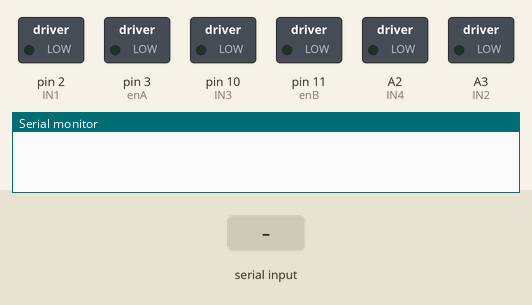
This sketch was run on a simulated Arduino Uno, built with avr-gcc and run on an emulated ATmega328P. Parts: switched loads named in the sketch (green lamp = pin HIGH), the last lines printed to the serial monitor. Inputs (shaded band) come from the test bench.

Above: at 1.2 s.
1.3 s: "F" received over Serial
At 1.8 s:
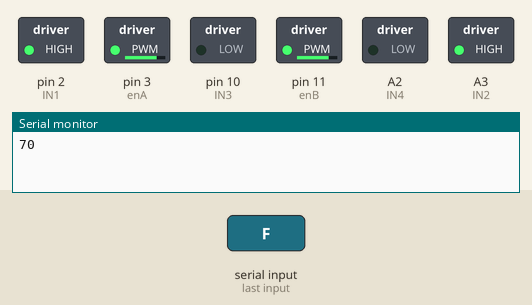
2.8 s: "B" received over Serial
At 4.0 s:
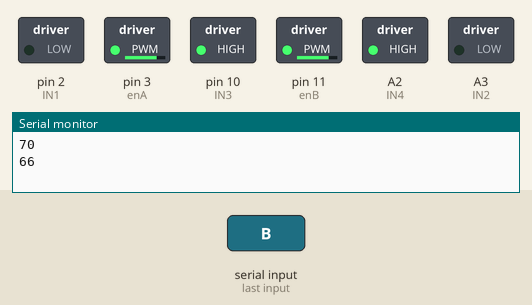
4.3 s: "L" received over Serial
At 5.2 s:
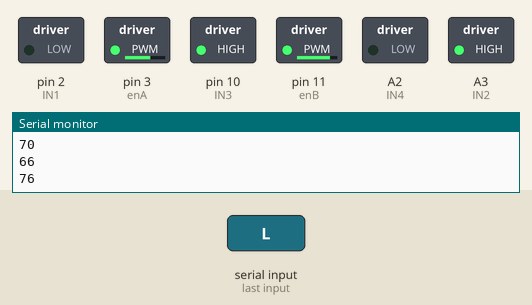
5.8 s: "R" received over Serial
At 6.4 s:
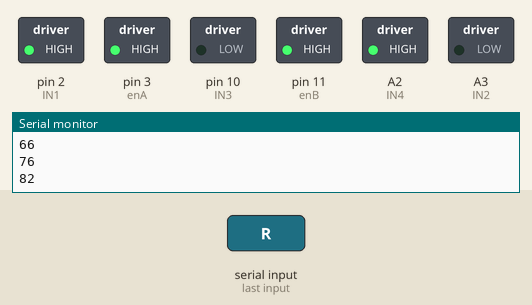
Timing chart, 0 to 8.3 s (numbered marks = the images above; inputs shaded):
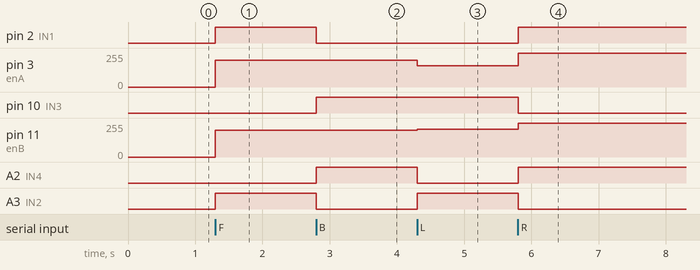

The sketch:

final_HC-05.ino
```cpp
const int enA = 3, enB = 11, IN1 = 2, IN3 = 10, IN2 = A3, IN4 = A2;
int data;

void setup() {
  // Set up motor pins as outputs
  pinMode(enA, OUTPUT);
  pinMode(enB, OUTPUT);
  pinMode(IN1, OUTPUT);
  pinMode(IN2, OUTPUT);
  pinMode(IN3, OUTPUT);
  pinMode(IN4, OUTPUT);

  // Start hardware serial communication with Bluetooth module
  Serial.begin(9600);  // Use hardware Serial for communication with HC-05

  // Initialize motors and LED to off
  Stop();
}

void loop() {
  while (Serial.available() > 0) {  // Use Serial instead of BTserial
    data = Serial.read();
    Serial.println(data);  // Print incoming data to Serial Monitor

    // Motor control commands
    if (data == 'F') {
      forward();
    } else if (data == 'B') {
      back();
    } else if (data == 'L') {
      left();
    } else if (data == 'R') {
      right();
    } else if (data == 'S') {
      Stop();
    }
  }
}

void forward() {
  analogWrite(enA, 200);
  analogWrite(enB, 200);
  digitalWrite(IN1, HIGH);
  digitalWrite(IN2, HIGH);
  digitalWrite(IN3, LOW);
  digitalWrite(IN4, LOW);
}

void back() {
  digitalWrite(IN1, LOW);
  digitalWrite(IN2, LOW);
  digitalWrite(IN3, HIGH);
  digitalWrite(IN4, HIGH);
  analogWrite(enA, 200);
  analogWrite(enB, 200);
}

void left() {
  analogWrite(enA, 160);
  analogWrite(enB, 210);
  digitalWrite(IN1, LOW);
  digitalWrite(IN2, HIGH);
  digitalWrite(IN3, HIGH);
  digitalWrite(IN4, LOW);
  delay(100);
}

void right() {
  analogWrite(enA, 255);
  analogWrite(enB, 255);
  digitalWrite(IN1, HIGH);
  digitalWrite(IN2, LOW);
  digitalWrite(IN3, LOW);
  digitalWrite(IN4, HIGH);
  delay(100);
}

void Stop() {
  analogWrite(enA, 0);
  analogWrite(enB, 0);
  digitalWrite(IN1, LOW);
  digitalWrite(IN2, LOW);
  digitalWrite(IN3, LOW);
  digitalWrite(IN4, LOW);
  delay(50);
}
```

Measured:
- after the input at 1.3 s, pin 2 (IN1), A3 (IN2): LOW → HIGH at once; pin 3 (enA), pin 11 (enB): 0/255 → 200/255 at once
- after the input at 2.8 s, pin 2 (IN1), A3 (IN2): HIGH → LOW at once; pin 10 (IN3), A2 (IN4): LOW → HIGH at once
- after the input at 4.3 s, pin 3 (enA): 200/255 → 160/255 at once; pin 11 (enB): 200/255 → 210/255 at once; A2 (IN4): HIGH → LOW at once; A3 (IN2): LOW → HIGH at once
- after the input at 5.8 s, pin 2 (IN1), A2 (IN4): LOW → HIGH at once; pin 3 (enA): 160/255 → 255/255 at once; pin 10 (IN3), A3 (IN2): HIGH → LOW at once; pin 11 (enB): 210/255 → 255/255 at once
